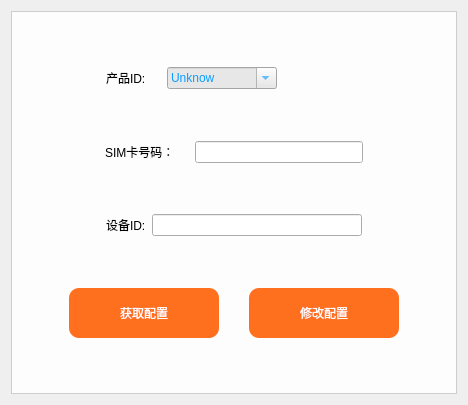
       <widget class="QWidget" name="page_5">
        <layout class="QGridLayout" name="gridLayout_3">
         <item row="0" column="0">
          <widget class="QFrame" name="frame_id_write">
           <property name="styleSheet">
            <string notr="true">#frame_id_write
{
background-color: rgba(255, 255, 255, 220);
}</string>
           </property>
           <property name="frameShape">
            <enum>QFrame::StyledPanel</enum>
           </property>
           <property name="frameShadow">
            <enum>QFrame::Raised</enum>
           </property>
           <layout class="QVBoxLayout" name="verticalLayout_9" stretch="1,1,1,1,1,1,1,1,1">
            <item>
             <spacer name="verticalSpacer_13">
              <property name="orientation">
               <enum>Qt::Vertical</enum>
              </property>
              <property name="sizeHint" stdset="0">
               <size>
                <width>20</width>
                <height>46</height>
               </size>
              </property>
             </spacer>
            </item>
            <item>
             <layout class="QHBoxLayout" name="horizontalLayout_38" stretch="1,2,2">
              <item>
               <spacer name="horizontalSpacer_36">
                <property name="orientation">
                 <enum>Qt::Horizontal</enum>
                </property>
                <property name="sizeHint" stdset="0">
                 <size>
                  <width>40</width>
                  <height>20</height>
                 </size>
                </property>
               </spacer>
              </item>
              <item>
               <layout class="QHBoxLayout" name="horizontalLayout_35" stretch="1,2">
                <item>
                 <widget class="QLabel" name="label_8">
                  <property name="styleSheet">
                   <string notr="true">color: rgb(0, 0, 0);
font: 25 24pt &quot;Microsoft YaHei UI Light&quot;;</string>
                  </property>
                  <property name="text">
                   <string>产品ID:</string>
                  </property>
                 </widget>
                </item>
                <item>
                 <widget class="QComboBox" name="product_id_factory">
                  <property name="styleSheet">
                   <string notr="true">font: 24pt &quot;宋体&quot;;
color: rgb(12, 158, 255);
background-color: rgb(231, 231, 231);</string>
                  </property>
                  <property name="editable">
                   <bool>true</bool>
                  </property>
                  <item>
                   <property name="text">
                    <string>Unknow</string>
                   </property>
                  </item>
                  <item>
                   <property name="text">
                    <string>TBOX-X3</string>
                   </property>
                  </item>
                 </widget>
                </item>
               </layout>
              </item>
              <item>
               <spacer name="horizontalSpacer_37">
                <property name="orientation">
                 <enum>Qt::Horizontal</enum>
                </property>
                <property name="sizeHint" stdset="0">
                 <size>
                  <width>40</width>
                  <height>20</height>
                 </size>
                </property>
               </spacer>
              </item>
             </layout>
            </item>
            <item>
             <spacer name="verticalSpacer_14">
              <property name="orientation">
               <enum>Qt::Vertical</enum>
              </property>
              <property name="sizeHint" stdset="0">
               <size>
                <width>20</width>
                <height>46</height>
               </size>
              </property>
             </spacer>
            </item>
            <item>
             <layout class="QHBoxLayout" name="horizontalLayout_39" stretch="1,1,2,1">
              <item>
               <spacer name="horizontalSpacer_43">
                <property name="orientation">
                 <enum>Qt::Horizontal</enum>
                </property>
                <property name="sizeHint" stdset="0">
                 <size>
                  <width>40</width>
                  <height>20</height>
                 </size>
                </property>
               </spacer>
              </item>
              <item>
               <widget class="QLabel" name="label_33">
                <property name="styleSheet">
                 <string notr="true">color: rgb(0, 0, 0);
font: 25 24pt &quot;Microsoft YaHei UI Light&quot;;</string>
                </property>
                <property name="text">
                 <string>SIM卡号码：</string>
                </property>
               </widget>
              </item>
              <item>
               <widget class="QLineEdit" name="sim_number_factory">
                <property name="styleSheet">
                 <string notr="true">font: 24pt &quot;宋体&quot;;
color: rgb(12, 158, 255);</string>
                </property>
                <property name="text">
                 <string/>
                </property>
                <property name="alignment">
                 <set>Qt::AlignCenter</set>
                </property>
                <property name="clearButtonEnabled">
                 <bool>true</bool>
                </property>
               </widget>
              </item>
              <item>
               <spacer name="horizontalSpacer_44">
                <property name="orientation">
                 <enum>Qt::Horizontal</enum>
                </property>
                <property name="sizeHint" stdset="0">
                 <size>
                  <width>40</width>
                  <height>20</height>
                 </size>
                </property>
               </spacer>
              </item>
             </layout>
            </item>
            <item>
             <spacer name="verticalSpacer_17">
              <property name="orientation">
               <enum>Qt::Vertical</enum>
              </property>
              <property name="sizeHint" stdset="0">
               <size>
                <width>20</width>
                <height>45</height>
               </size>
              </property>
             </spacer>
            </item>
            <item>
             <layout class="QHBoxLayout" name="horizontalLayout_37" stretch="1,3,1">
              <item>
               <spacer name="horizontalSpacer_38">
                <property name="orientation">
                 <enum>Qt::Horizontal</enum>
                </property>
                <property name="sizeHint" stdset="0">
                 <size>
                  <width>40</width>
                  <height>20</height>
                 </size>
                </property>
               </spacer>
              </item>
              <item>
               <layout class="QHBoxLayout" name="horizontalLayout_34">
                <item>
                 <widget class="QLabel" name="label_9">
                  <property name="styleSheet">
                   <string notr="true">color: rgb(0, 0, 0);
font: 25 24pt &quot;Microsoft YaHei UI Light&quot;;</string>
                  </property>
                  <property name="text">
                   <string>设备ID:</string>
                  </property>
                 </widget>
                </item>
                <item>
                 <widget class="QLineEdit" name="dev_id_factory">
                  <property name="styleSheet">
                   <string notr="true">font: 24pt &quot;宋体&quot;;
color: rgb(12, 158, 255);</string>
                  </property>
                  <property name="text">
                   <string/>
                  </property>
                  <property name="alignment">
                   <set>Qt::AlignCenter</set>
                  </property>
                  <property name="clearButtonEnabled">
                   <bool>true</bool>
                  </property>
                 </widget>
                </item>
               </layout>
              </item>
              <item>
               <spacer name="horizontalSpacer_42">
                <property name="orientation">
                 <enum>Qt::Horizontal</enum>
                </property>
                <property name="sizeHint" stdset="0">
                 <size>
                  <width>40</width>
                  <height>20</height>
                 </size>
                </property>
               </spacer>
              </item>
             </layout>
            </item>
            <item>
             <spacer name="verticalSpacer_15">
              <property name="orientation">
               <enum>Qt::Vertical</enum>
              </property>
              <property name="sizeHint" stdset="0">
               <size>
                <width>20</width>
                <height>46</height>
               </size>
              </property>
             </spacer>
            </item>
            <item>
             <layout class="QHBoxLayout" name="horizontalLayout_36" stretch="2,1,1,1,2">
              <item>
               <spacer name="horizontalSpacer_39">
                <property name="orientation">
                 <enum>Qt::Horizontal</enum>
                </property>
                <property name="sizeHint" stdset="0">
                 <size>
                  <width>40</width>
                  <height>20</height>
                 </size>
                </property>
               </spacer>
              </item>
              <item>
               <widget class="QPushButton" name="get_id_setting">
                <property name="minimumSize">
                 <size>
                  <width>150</width>
                  <height>50</height>
                 </size>
                </property>
                <property name="maximumSize">
                 <size>
                  <width>150</width>
                  <height>50</height>
                 </size>
                </property>
                <property name="styleSheet">
                 <string notr="true">QPushButton:enabled
{
	border-radius: 10px;
	color: rgb(255, 255, 255);
	font: 75 16pt &quot;Microsoft YaHei UI&quot;;
	background-color: rgba(255, 112, 30, 255);
}
QPushButton:hover
{
	border-radius: 10px;
	color: rgb(255, 255, 255);
	font: 75 16pt &quot;Microsoft YaHei UI&quot;;
	background-color: rgba(255, 112, 30, 220);
}</string>
                </property>
                <property name="text">
                 <string>获取配置</string>
                </property>
               </widget>
              </item>
              <item>
               <spacer name="horizontalSpacer_40">
                <property name="orientation">
                 <enum>Qt::Horizontal</enum>
                </property>
                <property name="sizeHint" stdset="0">
                 <size>
                  <width>40</width>
                  <height>20</height>
                 </size>
                </property>
               </spacer>
              </item>
              <item>
               <widget class="QPushButton" name="change_id_setting">
                <property name="minimumSize">
                 <size>
                  <width>150</width>
                  <height>50</height>
                 </size>
                </property>
                <property name="maximumSize">
                 <size>
                  <width>150</width>
                  <height>50</height>
                 </size>
                </property>
                <property name="styleSheet">
                 <string notr="true">QPushButton:enabled
{
	border-radius: 10px;
	color: rgb(255, 255, 255);
	font: 75 16pt &quot;Microsoft YaHei UI&quot;;
	background-color: rgba(255, 112, 30, 255);
}
QPushButton:hover
{
	border-radius: 10px;
	color: rgb(255, 255, 255);
	font: 75 16pt &quot;Microsoft YaHei UI&quot;;
	background-color: rgba(255, 112, 30, 220);
}</string>
                </property>
                <property name="text">
                 <string>修改配置</string>
                </property>
               </widget>
              </item>
              <item>
               <spacer name="horizontalSpacer_41">
                <property name="orientation">
                 <enum>Qt::Horizontal</enum>
                </property>
                <property name="sizeHint" stdset="0">
                 <size>
                  <width>40</width>
                  <height>20</height>
                 </size>
                </property>
               </spacer>
              </item>
             </layout>
            </item>
            <item>
             <spacer name="verticalSpacer_16">
              <property name="orientation">
               <enum>Qt::Vertical</enum>
              </property>
              <property name="sizeHint" stdset="0">
               <size>
                <width>20</width>
                <height>46</height>
               </size>
              </property>
             </spacer>
            </item>
           </layout>
          </widget>
         </item>
        </layout>
       </widget>
